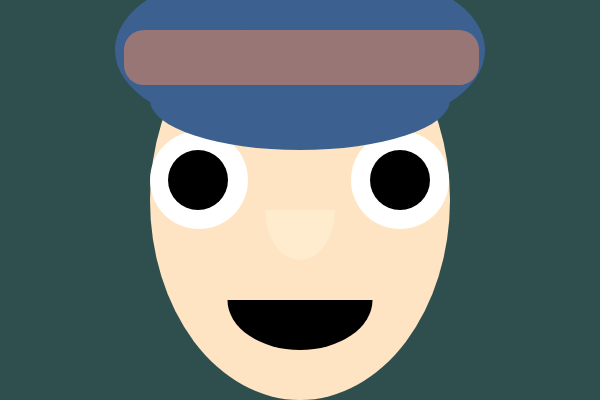
Frame 1 (no input)
Frame 60 (no input): identical to frame 1, image omitted
Frame 120 (the mouse pressed at the canvas centre since frame 60): identical to frame 1, image omitted

The p5.js sketch that drew this single still picture (run headless with seeded random() and noise() and a simulated clock; from frame 60 on, the mouse is pressed at the canvas centre):

// p5.js sketch
// ── sketch.js
function setup() {
    createCanvas(600, 400);
}

function draw() {
    background("DarkSlateGrey ");
    
    fill("Bisque")
    noStroke();
	ellipse(300, 200, 300, 400); //face 
    
   
    fill("White")
    ellipse(400, 180, 98); //right eye
    fill("Black")
    ellipse(400, 180, 60) //right eye 
    
    fill("White")
    ellipse(199, 180, 98); //left eye
    fill("Black")
    ellipse(198, 180, 60)
    

    arc(300, 300, 145, 100, 0, PI); //mouth
    fill("BlanchedAlmond ")
    strokeWeight(10);
    arc(300, 210,  70, 100, 0, PI); //nose
    
    fill("	#3c6090")
    arc(300, 100, 300, 100, 0, PI); //hat 
    ellipse(300, 50, 250, 150);//hat
    ellipse(240, 50, 250, 150);//hat
    ellipse(360, 50, 250, 150);//hat
    
    fill("#987676")
    rect(124, 30, 355, 55, 20);
    
    
    
    
  
    
    
    
    
    
    
    
    
    
    
    
    
}
// ── project.html
<!DOCTYPE html>
<html> <body>
    <head>
	<title>MMP 210 Self Portrait</title>
	<link rel="stylesheet" type="text/css" href="style.css">
	<meta charset="utf-8">
</head>
<body id="home">
	<h1>Self Portrait Alex Romero</h1>
	<ul>
		<li class="link"><a href="../index.html">Home</a></li>
		
	</ul>
    
    <script src="p5.min.js"></script>
    <script src="sketch.js"></script>
       </body>

</html>
    
    
